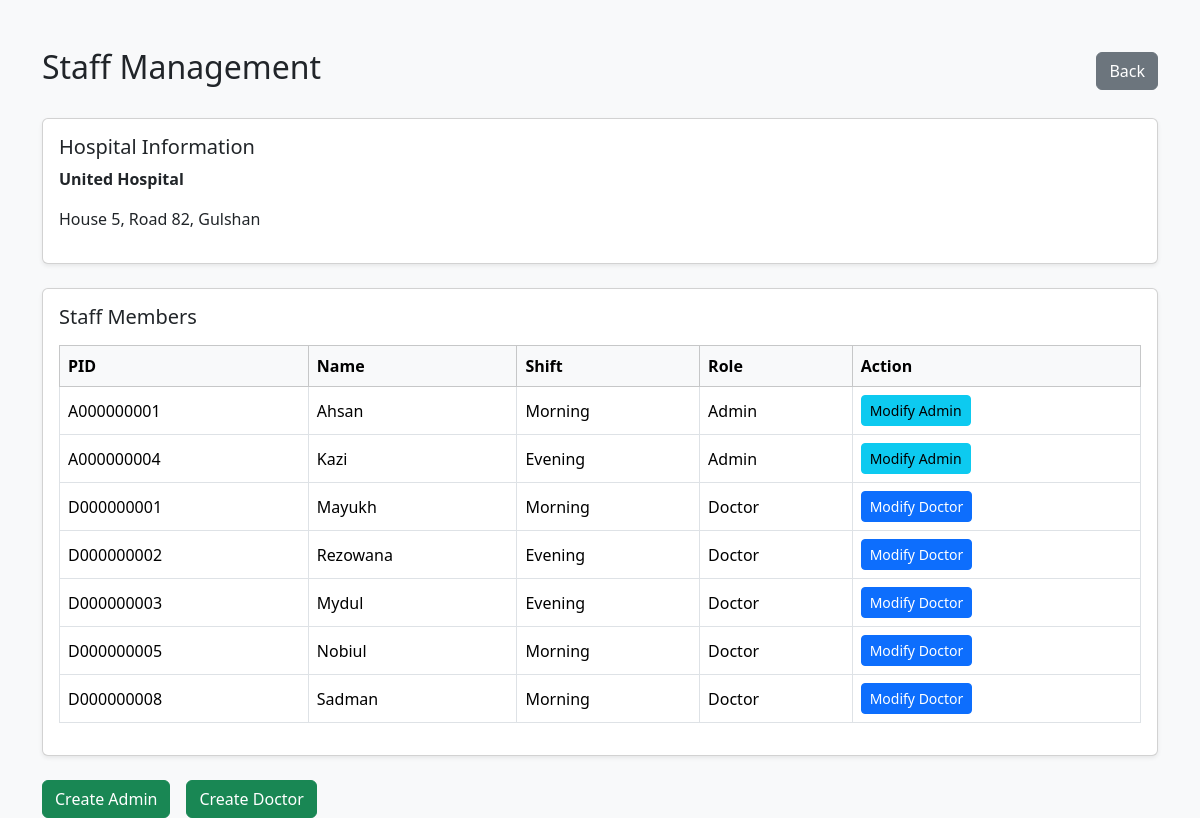
Screenshot of /HospitalDBMS/staff.php (signed in) with the database file from the repository.
### tables this page shows
CREATE TABLE `hospital` (
  `HospitalID` char(5) NOT NULL,
  `Name` varchar(100) NOT NULL,
  `Plot` varchar(25) NOT NULL,
  `Street` varchar(25) NOT NULL,
  `Area` varchar(25) NOT NULL,
  `email` varchar(100) NOT NULL,
  `Phone` char(14) NOT NULL
);

CREATE TABLE `staff` (
  `PID` char(10) NOT NULL,
  `shift` varchar(50) NOT NULL,
  `hospital_id` char(5) NOT NULL
);

CREATE TABLE `person` (
  `PID` char(10) NOT NULL,
  `Name` varchar(50) NOT NULL,
  `DateofBirth` date NOT NULL,
  `email` varchar(100) NOT NULL,
  `Phone` char(14) NOT NULL,
  `password` varchar(25) NOT NULL
);

### HospitalDBMS/staff.php (the view, shortened to what this page needs)
<?php
include "dbconnect.php";
$admin_id = $_SESSION['pid'];
$stmt = $conn->prepare("SELECT h.HospitalID, h.Name, h.Plot, h.Street, h.Area
                        FROM staff s
                        JOIN hospital h ON s.hospital_id = h.HospitalID
                        WHERE s.PID = ?");
$stmt->bind_param("s", $admin_id);
$stmt->execute();
$hospital_result = $stmt->get_result();
$hospital = $hospital_result->fetch_assoc();
$hospital_id = $hospital['HospitalID'];
$query = "SELECT s.PID, p.Name, s.shift,
                 CASE WHEN d.PID IS NOT NULL THEN 'Doctor' ELSE 'Admin' END AS Role
          FROM staff s
          JOIN person p ON s.PID = p.PID
          LEFT JOIN doctor d ON s.PID = d.PID
          WHERE s.hospital_id = ?";
$stmt = $conn->prepare($query);
$stmt->bind_param("s", $hospital_id);
$stmt->execute();
$staff_result = $stmt->get_result();
?>
<!DOCTYPE html>
<html>
<head>
    <link href="https://cdn.jsdelivr.net/npm/bootstrap@5.3.2/dist/css/bootstrap.min.css" rel="stylesheet">
</head>
<body class="bg-light">
<div class="container mt-5">
    <div class="d-flex justify-content-between align-items-center mb-4">
        <h2>Staff Management</h2>
        <a href="admin.php" class="btn btn-secondary">Back</a>
    </div>
    <div class="card mb-4 shadow-sm">
        <div class="card-body">
            <h5 class="card-title">Hospital Information</h5>
            <p><strong><?php echo htmlspecialchars($hospital['Name']); ?></strong></p>
            <p><?php echo htmlspecialchars($hospital['Plot'] . ", " . $hospital['Street'] . ", " . $hospital['Area']); ?></p>
        </div>
    </div>
    <div class="card shadow-sm mb-4">
        <div class="card-body">
            <h5 class="card-title mb-3">Staff Members</h5>
            <div class="table-responsive">
                <table class="table table-bordered table-hover align-middle">
                    <thead class="table-light">
                        <tr>
                            <th>PID</th>
                            <th>Name</th>
                            <th>Shift</th>
                            <th>Role</th>
                            <th>Action</th>
                        </tr>
                    </thead>
                    <tbody>
                        <?php while ($row = $staff_result->fetch_assoc()) { ?>
                            <tr>
                                <td><?php echo htmlspecialchars($row['PID']); ?></td>
                                <td><?php echo htmlspecialchars($row['Name']); ?></td>
                                <td><?php echo htmlspecialchars($row['shift']); ?></td>
                                <td><?php echo htmlspecialchars($row['Role']); ?></td>
                                <td>
                                    <?php if ($row['Role'] === "Doctor") { ?>
                                        <a href="modify_doctor.php?pid=<?php echo urlencode($row['PID']); ?>" class="btn btn-primary btn-sm">Modify Doctor</a>
                                    <?php } else { ?>
                                        <a href="modify_admin.php?pid=<?php echo urlencode($row['PID']); ?>" class="btn btn-info btn-sm">Modify Admin</a>
                                    <?php } ?>
                                </td>
                            </tr>
                        <?php } ?>
                    </tbody>
                </table>
            </div>
        </div>
    </div>
    <div class="d-flex gap-3">
        <a href="create_admin.php" class="btn btn-success">Create Admin</a>
        <a href="create_doctor.php" class="btn btn-success">Create Doctor</a>
    </div>
</div>
</body>
</html>

### rows the page displays
hospital: Name "United Hospital", Plot+Street+Area "House 5, Road 82, Gulshan"
staff: PID "A000000001", PID.Name "Ahsan", shift "Morning", Role "Admin"
staff: PID "A000000004", PID.Name "Kazi", shift "Evening", Role "Admin"
staff: PID "D000000001", PID.Name "Mayukh", shift "Morning", Role "Doctor"
staff: PID "D000000002", PID.Name "Rezowana", shift "Evening", Role "Doctor"
staff: PID "D000000003", PID.Name "Mydul", shift "Evening", Role "Doctor"
staff: PID "D000000005", PID.Name "Nobiul", shift "Morning", Role "Doctor"
staff: PID "D000000008", PID.Name "Sadman", shift "Morning", Role "Doctor"
